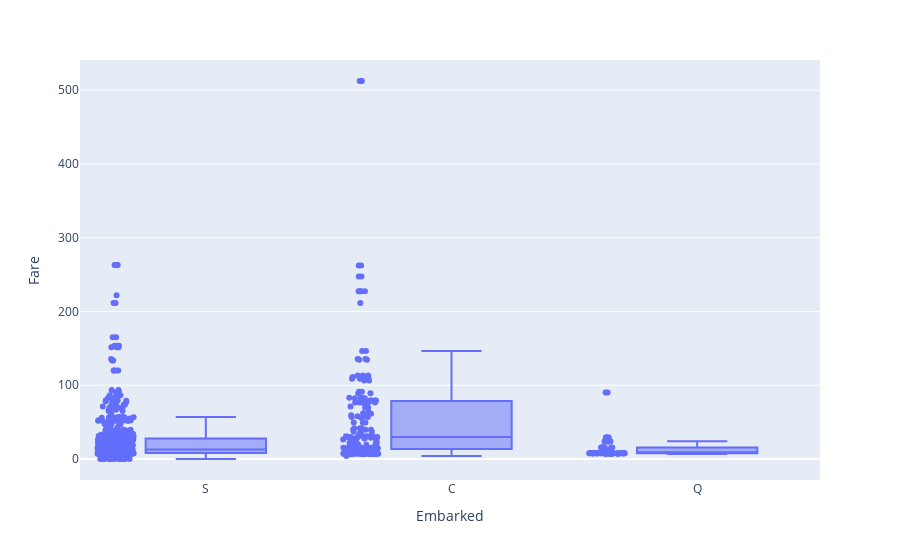

Here is the notebook cell this chart was saved with:
### Markdown cell above
Boxplot of Embarked and Fare to see relations

### Code cell
fig = px.box(original_train_set, x="Embarked", y="Fare", points="all")
fig.show()

### Figure 1 — Plotly figure (JSON) as saved in the notebook; plotly's stock layout.template omitted (floating-point values rounded to 4 significant figures; data arrays with more than 128 entries replaced by an {"elided": "..."} marker saying what was removed)
{"data": [{"alignmentgroup": "True", "boxpoints": "all", "hovertemplate": "Embarked=%{x}<br>Fare=%{y}<extra></extra>", "legendgroup": "", "marker": {"color": "#636efa"}, "name": "", "notched": false, "offsetgroup": "", "orientation": "v", "showlegend": false, "type": "box", "x": {"elided": "891 str values"}, "x0": " ", "xaxis": "x", "y": {"elided": "891 float values"}, "y0": " ", "yaxis": "y"}], "layout": {"boxmode": "group", "legend": {"tracegroupgap": 0}, "margin": {"t": 60}, "xaxis": {"anchor": "y", "domain": [0, 1], "title": {"text": "Embarked"}}, "yaxis": {"anchor": "x", "domain": [0, 1], "title": {"text": "Fare"}}}}
